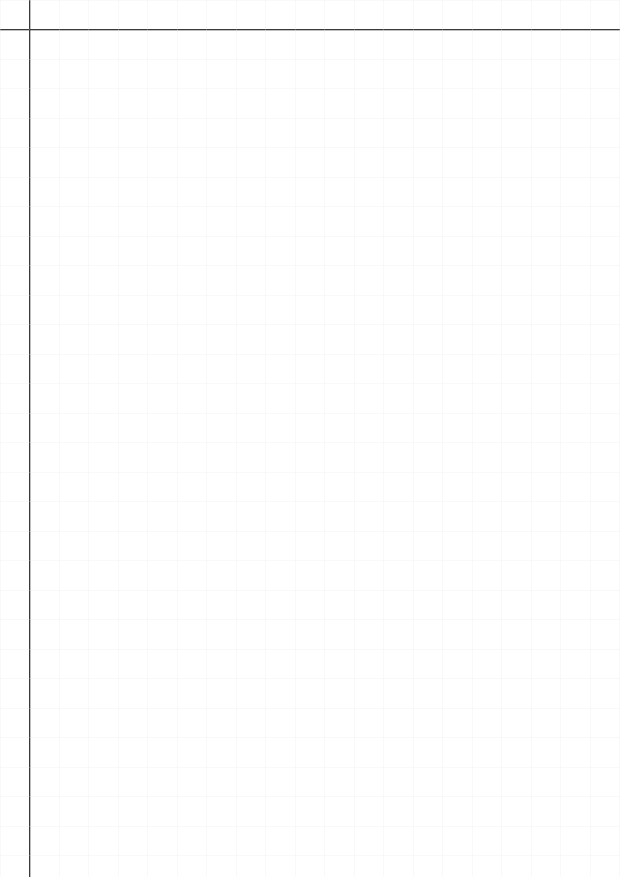
#> input picture tests/calibration_test_10mm.jpg, 2480 x 3508 px (shown at 1/4 size)
$ python a4_measure_v3.py
#> lines starting #> are read from the running program, lines starting #| are printed output that depends on the picture
# -*- coding: utf-8 -*-
"""
A4 纸张测量工具 - 优化版 v3
使用暗区检测（亮度分析）方法，精确计算线条中心
"""

import cv2
import numpy as np
from PIL import Image
from PIL.ExifTags import TAGS
import os
import datetime


class A4MeasureV3:
    """A4 纸张测量工具 v3 - 暗区检测法"""

    DEFAULT_DPI = 600  # 默认 DPI 调整为 600

    def __init__(self, dpi=None):
        self.image = None
        self.gray = None
        self.dpi = dpi if dpi is not None else self.DEFAULT_DPI
        self.custom_dpi = dpi is not None  # 是否自定义 DPI
        self.filename = ""

        # 结果
        self.horizontal_mm = 0.0
        self.vertical_mm = 0.0
        self.horizontal_px = 0
        self.vertical_px = 0

        # 状态
        self.status = "FAIL"
        self.error_message = ""

    def set_dpi(self, dpi):
        """设置自定义 DPI 值"""
        if dpi < 72 or dpi > 2400:
            raise ValueError("DPI 必须在 72-2400 之间")
        self.dpi = dpi
        self.custom_dpi = True

    def load_image(self, filepath):
        """加载图像"""
#> called with filepath = 'tests/calibration_test_10mm.jpg'
        if not os.path.exists(filepath):
            self.status = "FAIL"
            self.error_message = "文件不存在"
            return False

        self.filename = os.path.basename(filepath)

        try:
            self.image = cv2.imread(filepath)
#> self.image is the input picture: shape (3508, 2480, 3); min 0, max 255, mean 253.9
            if self.image is None:
                self.status = "FAIL"
                self.error_message = "不支持的格式"
                return False

            self.gray = cv2.cvtColor(self.image, cv2.COLOR_BGR2GRAY)

        except:
            self.status = "FAIL"
            self.error_message = "文件损坏"
            return False

        # 如果未设置自定义 DPI，则从 EXIF 读取
        if not self.custom_dpi:
            self.dpi = self._get_dpi(filepath)
        return True

    def _get_dpi(self, filepath):
        """获取图像 EXIF DPI"""
        try:
            img = Image.open(filepath)
            exif = img._getexif()
            if exif:
                for t, v in exif.items():
                    tag = TAGS.get(t, t)
                    if tag in ['XResolution', 'YResolution']:
                        if isinstance(v, tuple):
                            return int(v[0]) if v[1] == 1 else int(v[0] / v[1])
                        return int(v)
            return self.DEFAULT_DPI
        except:
            return self.DEFAULT_DPI

    def analyze(self):
        """分析图像 - 使用暗区检测法"""
        if self.gray is None:
            return False

        h, w = self.gray.shape
#> h = 3508; w = 2480

        # 分析左上角区域
        roi_w = min(400, w // 4)
#> roi_w = 400
        roi_h = min(500, h // 4)
#> roi_h = 500
        roi = self.gray[0:roi_h, 0:roi_w]
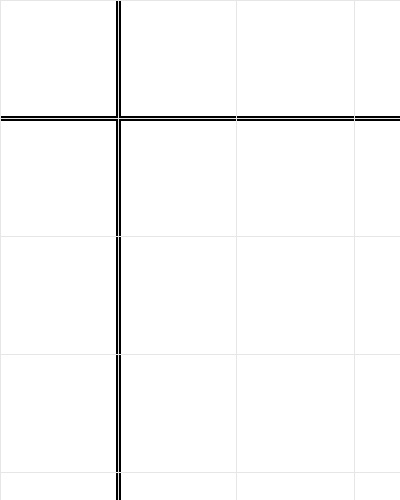
#> roi: shape (500, 400); min 0, max 255, mean 250

        # 亮度分析 - 找暗区
        row_means = np.mean(roi, axis=1)
#> row_means = 500 values, max 252.2 at index 8, min 2.33 at index 120, mean 250
        col_means = np.mean(roi, axis=0)
#> col_means = 400 values, max 252.7 at index 8, min 2.33 at index 117, mean 250

        # 阈值：平均亮度的 90%
        threshold = np.mean(row_means) * 0.90
#> threshold = 225

        # 找暗区
        dark_rows = np.where(row_means < threshold)[0]
#> dark_rows = [116, 117, 119, 120]
        dark_cols = np.where(col_means < threshold)[0]
#> dark_cols = [116, 117, 119, 120]

        if len(dark_rows) > 0 and len(dark_cols) > 0:
            # 取第一条暗线的起始位置（不是中心）
            self.horizontal_px = int(dark_rows[0])
#> self.horizontal_px = 116
            self.vertical_px = int(dark_cols[0])
#> self.vertical_px = 116

            # 转换为毫米
            self.horizontal_mm = round(self.horizontal_px * 25.4 / self.dpi, 2)
#> self.horizontal_mm = 4.91
            self.vertical_mm = round(self.vertical_px * 25.4 / self.dpi, 2)
#> self.vertical_mm = 4.91

            self.status = "SUCCESS"
            return True

        self.error_message = "未检测到线条"
        return False

    def generate_report(self):
        """生成报告"""
        t = datetime.datetime.now().strftime("%Y-%m-%d %H:%M:%S")

        r = []
        r.append("=" * 60)
        r.append("A4 纸张测量报告")
        r.append("=" * 60)
        r.append(f"\n文件: {self.filename}")
        r.append(f"尺寸: {self.gray.shape[1]} × {self.gray.shape[0]} 像素")
        r.append(f"DPI: {self.dpi}")

        if self.status == "SUCCESS":
            r.append("\n" + "-" * 60)
            r.append("测量结果")
            r.append("-" * 60)
            r.append(f"\n【水平距离】上边缘 → 水平线")
            r.append(f"  像素: {self.horizontal_px} px")
            r.append(f"  距离: {self.horizontal_mm} mm")
            r.append(f"\n【垂直距离】左边缘 → 垂直线")
            r.append(f"  像素: {self.vertical_px} px")
            r.append(f"  距离: {self.vertical_mm} mm")
            r.append("\n" + "-" * 60)
            r.append("计算")
            r.append("-" * 60)
            r.append(f"  公式: mm = px × 25.4 ÷ DPI")
            r.append(f"  水平: {self.horizontal_px} × 25.4 ÷ {self.dpi} = {self.horizontal_mm} mm")
            r.append(f"  垂直: {self.vertical_px} × 25.4 ÷ {self.dpi} = {self.vertical_mm} mm")
        else:
            r.append(f"\n错误: {self.error_message}")

        r.append("\n" + "=" * 60)

        return "\n".join(r)

    def process(self, filepath, dpi=None):
        """处理文件

        Args:
            filepath: 图像文件路径
            dpi: 可选的 DPI 值，如果指定则覆盖 EXIF 中的 DPI
        """
        # 如果提供了 dpi 参数，设置自定义 DPI
        if dpi is not None:
            self.set_dpi(dpi)

        if not self.load_image(filepath):
            return self.generate_report()

        self.analyze()
        return self.generate_report()

    @staticmethod
    def calculate_mm(pixels, dpi):
        """静态方法：根据像素和 DPI 计算毫米

        Args:
            pixels: 像素值
            dpi: DPI 值

        Returns:
            float: 毫米值
        """
        return pixels * 25.4 / dpi


def main():
    import sys

    if len(sys.argv) < 2:
        # 测试
        test_file = "tests/calibration_test_10mm.jpg"
        if os.path.exists(test_file):
            tool = A4MeasureV3()
            print(tool.process(test_file))
        else:
            print("Usage: python a4_measure_v3.py <image_file>")
    else:
        tool = A4MeasureV3()
        print(tool.process(sys.argv[1]))


if __name__ == "__main__":
    main()

$ run again, with tests/a4_grid_paper.jpg copied over tests/calibration_test_10mm.jpg
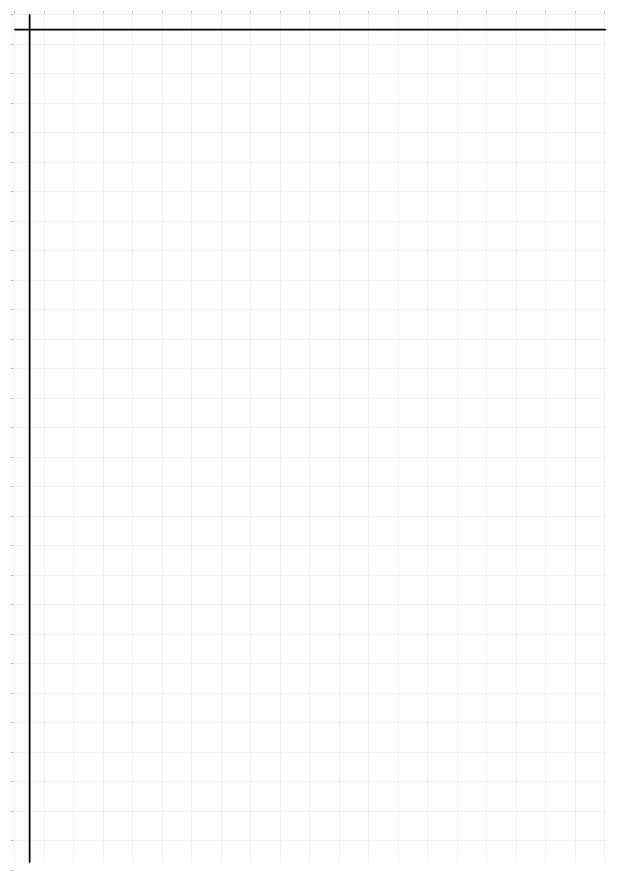
#> input picture tests/a4_grid_paper.jpg, 2480 x 3507 px (shown at 1/4 size)
#> in load_image, self.image is the input picture: shape (3507, 2480, 3); min 0, max 255, mean 252.9
#> in analyze, `roi = self.gray[0:roi_h, 0:roi_w]`:
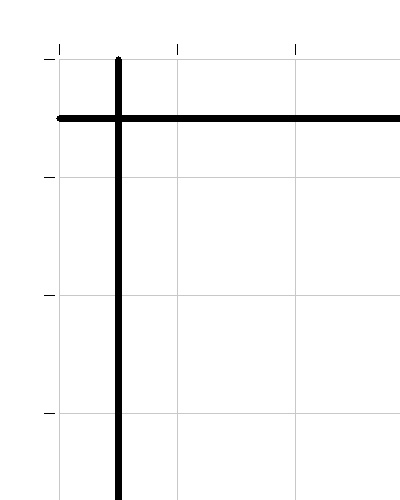
#> roi: shape (500, 400); min 0, max 255, mean 247.2
#> row_means = 500 values, max 255 at index 0, min 35.78 at index 118, mean 247.2
#> col_means = 400 values, max 255 at index 0, min 28.64 at index 118, mean 247.2
#> threshold = 222.5
#> dark_rows = [59, 115, 116, 117, 118, 119, 120, 121, 177, 295, 413]
#> dark_cols = [59, 115, 116, 117, 118, 119, 120, 121, 177, 295]
#> self.horizontal_px = 59
#> self.horizontal_mm = 2.5

$ run again, with tests/precise_test_0.5_0.4mm.jpg copied over tests/calibration_test_10mm.jpg
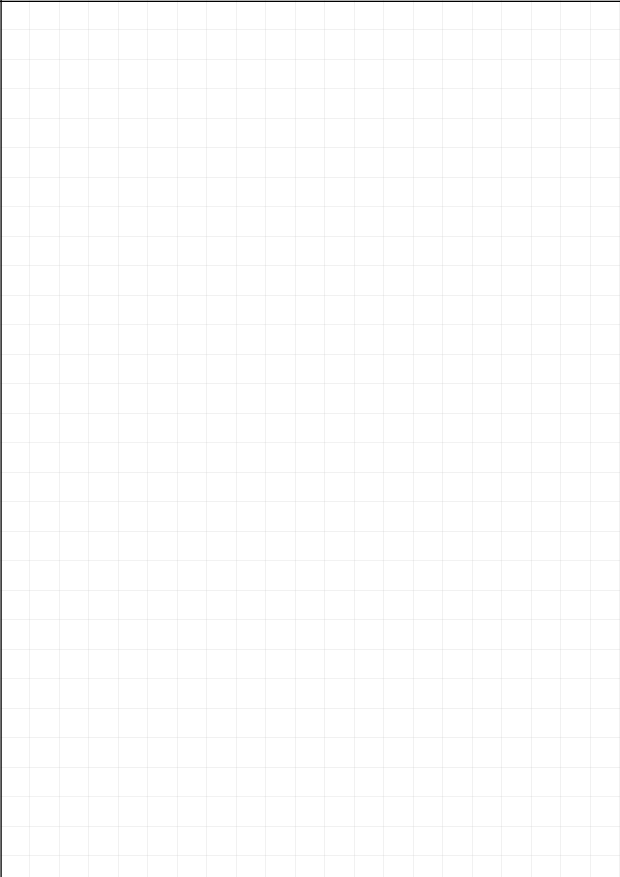
#> input picture tests/precise_test_0.5_0.4mm.jpg, 2480 x 3508 px (shown at 1/4 size)
#> in load_image, self.image is the input picture: shape (3508, 2480, 3); min 0, max 255, mean 253.2
#> in analyze, `roi = self.gray[0:roi_h, 0:roi_w]`:
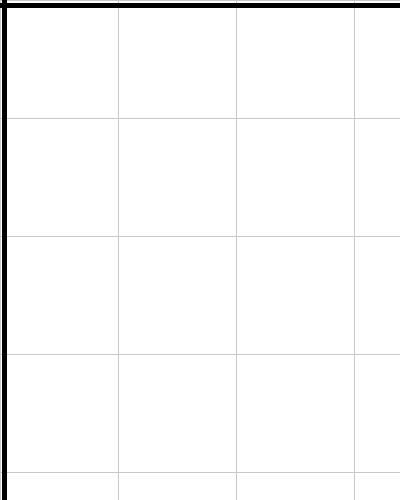
#> roi: shape (500, 400); min 0, max 255, mean 248.2
#> row_means = 500 values, max 251.3 at index 353, min 0.045 at index 3, mean 248.2
#> col_means = 400 values, max 251.9 at index 8, min 0.036 at index 6, mean 248.2
#> threshold = 223.4
#> dark_rows = [0, 3, 4, 5, 6, 7, 118, 236, 354, 472]
#> dark_cols = [0, 2, 3, 4, 5, 6, 118, 236, 354]
#> self.horizontal_px = 0
